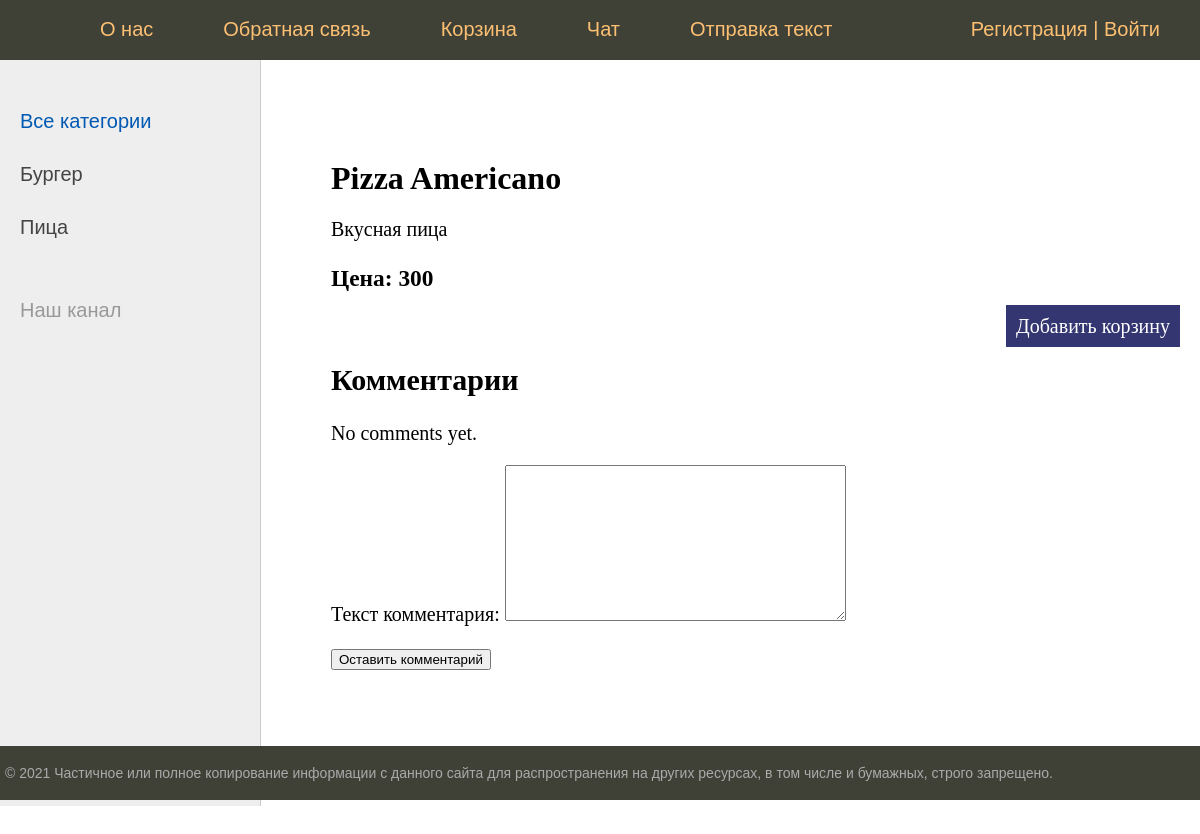
Page /post/pizza-americano/ on the earlier database version.
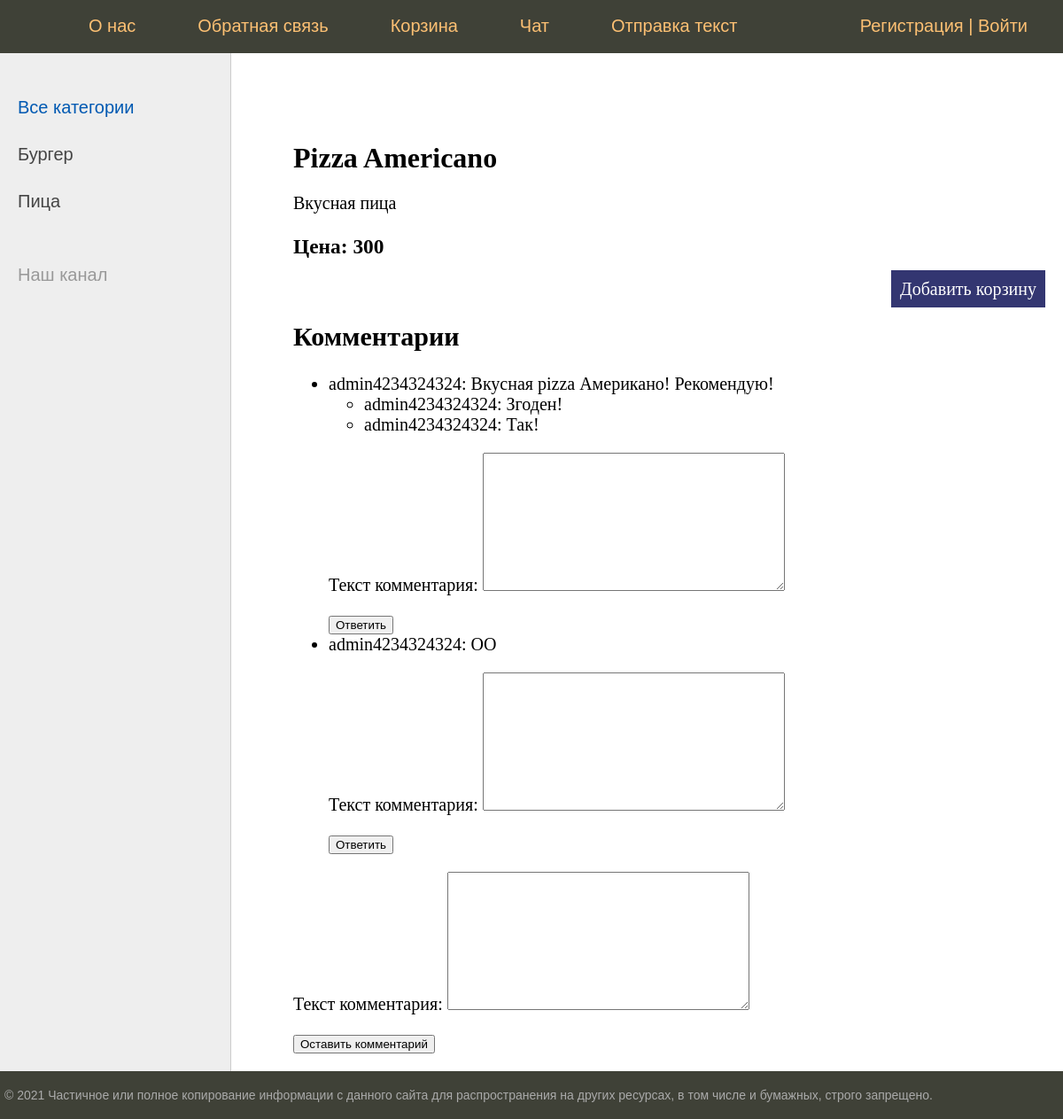
Same page on the later database version.
### core/models.py (models this page shows, shortened)
class Category(models.Model):
    name = models.CharField(max_length=100, db_index=True, verbose_name="Категория")
    slug = models.SlugField(max_length=255, unique=True, null=True, db_index=True, verbose_name="URL")
    def get_absolute_url(self):
        return reverse('category', kwargs={'cat_id': self.pk})
    class Meta:
        verbose_name = "Категория"
        verbose_name_plural = 'Категория'
        ordering = ['name']

class Food(models.Model):
    title = models.CharField(max_length=255, verbose_name="Названия")
    content = models.TextField(blank=True, verbose_name="Описания")
    price = models.IntegerField(null=True, verbose_name="Цена")
    slug = models.SlugField(max_length=255, unique=True, null=True, db_index=True, verbose_name="URL")
    photo = models.ImageField(upload_to='photos/%Y/%m/%d', verbose_name="Фото")
    time_create = models.DateTimeField(auto_now_add=True, verbose_name="Время создание")
    time_upload = models.DateTimeField(auto_now=True, verbose_name="Время изменения")
    category = models.ForeignKey('Category', on_delete=models.PROTECT, null=True, verbose_name="Категория")
    class Meta:
        verbose_name = "Меню"
        verbose_name_plural = 'Меню'
        ordering = ['title']

class Comment(models.Model):
    user = models.ForeignKey(User, on_delete=models.CASCADE)
    food = models.ForeignKey(Food, related_name='comments', on_delete=models.CASCADE)
    text = models.TextField(verbose_name="Текст комментария")
    created_date = models.DateTimeField(auto_now_add=True, verbose_name="Дата создания")
    approved_comment = models.BooleanField(default=False)

class Reply(models.Model):
    user = models.ForeignKey(User, on_delete=models.CASCADE)
    comment = models.ForeignKey(Comment, related_name='replies', on_delete=models.CASCADE)
    text = models.TextField(verbose_name="Текст ответа")
    created_date = models.DateTimeField(auto_now_add=True, verbose_name="Дата создания")

### core/views.py (the view)
# urls.py: path('post/<slug:post_slug>/', cache_page(60)(ShowPost.as_view()), name='post'),
class ShowPost(DataMixin, DetailView):
    model = Food
    template_name = 'core/post.html'
    context_object_name = 'post'
    def get_context_data(self, *, object_list=None, **kwargs):
        context = super().get_context_data(**kwargs)
        c_def = self.get_user_context(title="")
        context['comments'] = self.object.comments.all()
        context['form'] = CommentForm()
        return context | c_def
    def get_object(self, queryset=None):
        post_slug = self.kwargs['post_slug']
        return Food.objects.get(slug=post_slug)
    def post(self, request, *args, **kwargs):
        form = CommentForm(request.POST)
        if form.is_valid():
            comment = form.save(commit=False)
            comment.user = request.user
            comment.food = self.get_object()
            comment.save()
            return redirect('post', post_slug=self.get_object().slug)
        context = self.get_context_data()
        context['form'] = form
        return self.render_to_response(context)

### core/forms.py
class CommentForm(forms.ModelForm):
    class Meta:
        model = Comment
        fields = ['text']

### core/utils.py (called while the page is built)
    def get_user_context(self, **kwargs):
        context = kwargs
        cats = cache.get("cats")
        if not cats:
            cats = Category.objects.all()
            cache.set("cats", cats, 15)
        user_menu = menu.copy()
        if not self.request.user.is_authenticated:
            user_menu.pop(1)
        context['menu'] = user_menu
        context['cats'] = cats
        if 'cat_selected' not in context:
            context['cat_selected'] = 0
        return context

### core/templates/core/post.html (shortened to what this page needs)
{% extends 'core/base.html' %}
{% block content %}
<h1>{{post.title}}</h1>
{{post.content|linebreaks}}
    <h3>Цена: {{post.price}}</h3>
<p class="link-read-post"><a href="{% url 'add_to_cart' post.id %}">Добавить корзину</a></p>
<h2>Комментарии</h2>
{% if comments %}
    <ul>
        {% for comment in comments %}
            <li>
                {{ comment.user.username }}: {{ comment.text }}
                {% if comment.replies.all %}
                    <ul>
                        {% for reply in comment.replies.all %}
                            <li>{{ reply.user.username }}: {{ reply.text }}</li>
                        {% endfor %}
                    </ul>
                {% endif %}
                <form method="POST" action="{% url 'reply_create' pk=comment.pk %}">
                    {{ form.as_p }}
                    <button type="submit">Ответить</button>
                </form>
            </li>
        {% endfor %}
    </ul>
{% else %}
    <p>No comments yet.</p>
{% endif %}
<form method="POST" action="{% url 'comment_create' post_slug=post.slug %}">
    {{ form.as_p }}
    <button type="submit">Оставить комментарий</button>
</form>
{% endblock %}

### core/templates/core/base.html (shortened to what this page needs)
{% load static %}
<!DOCTYPE html>
<html>
<head>
	<link type="text/css" href="{% static 'core/css/styles.css' %}" rel="stylesheet" />
</head>
<body>
<table class="table-page" border=0 cellpadding="0" cellspacing="0">
<tr><td valign=top>
{% block mainmenu %}
		<div class="header">
			<ul id="mainmenu" class="mainmenu">
			<li class="logo"><a href="{% url 'home' %}"><div class="logo"></div></a></li>
{% for m in menu %}
		<li><a href="{% url m.url_name %}">{{m.title}}</a></li>
{% endfor %}
			{% if request.user.is_authenticated %}
			<li class="last"> {{user.username}} | <a href="{% url 'logout' %}">Выйти</a></li>
			{% else %}
			<li class="last"><a href="{% url 'register' %}">Регистрация</a> | <a href="{% url 'login' %}">Войти</a></li>
			{% endif %}
			</ul>
		</div>
{% endblock mainmenu %}
<table class="table-content" border=0 cellpadding="0" cellspacing="0">
<tr>
	<td valign="top" class="left-chapters">
	<ul id="leftchapters">
{% if cat_selected == 0 %}
		<li class="selected">Все категории</li>
{% else %}
		<li><a href="{% url 'home' %}">Все категории</a></li>
{% endif %}
{% for c in cats %}
		{% if c.slug == cat_selected %}
			<li class="selected">{{c.name}}</li>
		{% else %}
			<li><a href="{{ c.get_absolute_url }}">{{c.name}}</a></li>
		{% endif %}
{% endfor %}
		<li class="share">
		<p>Наш канал</p>
		<a class="share-yt" href="https://www.youtube.com/channel/UClJzWfGWuGJL2t-3dYKcHTA/playlists" target="_blank" rel="nofollow"></a>
		</li>
	</ul>
</td>
<td valign="top" class="content">
	<div class="content-text">
	{% block content %}
	{% endblock %}
	</div>
</td></tr></table>
</td></tr>
<tr><td valign=top>
	<div id="footer">
		<p>&copy; 2021 Частичное или полное копирование информации с данного сайта для распространения на других ресурсах, в том числе и бумажных, строго запрещено.</p>
	</div>
</td></tr></table>
</body>
</html>

### core/static/core/css/styles.css (style rules this page uses)
html, body { font-family: 'Arial'; margin: 0; padding: 0; height: 100%; width: 100%; color: #444; }
a { color: #0059b2; text-decoration: none; }
p.link-read-post { text-align: right; }
p.link-read-post a { padding: 10px; min-width: 100px; background: #333671; color: #fff; text-decoration: none; }
.table-page { width: 100%; height: 100%; vertical-align: top; }
.table-page tr { height: 100%; }
.header { background: #3F4137; height: 60px; }
.logo { background: url('../images/logo.png') no-repeat 10px 5px; width: 70px; height: 60px; }
ul.mainmenu { list-style: none; margin: 0; padding: 0; height: 60px; color: #fdc073; font-size: 20px; overflow: hidden; }
ul.mainmenu li { float: left; margin: 18px 40px 0 30px; }
ul.mainmenu li.logo { margin: 0; }
ul.mainmenu li.last { float: right; }
ul.mainmenu li a { color: #fdc073; text-decoration: none; }
.table-content { width: 100%; min-height: 100%; height: 100%; }
.left-chapters { margin: 0; background: #eee; border-right: 1px solid #ccc; min-height: 100%; }
.left-chapters ul { width: 230px; min-height: 100%; margin: 0; padding: 20px 10px 10px 20px; list-style: none; font-size: 20px; }
.left-chapters ul li { margin: 30px 0 0 0; color: #999; }
.left-chapters ul li.selected { color: #0059b2; }
.left-chapters ul li a { color: #444; text-decoration: none; }
.left-chapters ul li.share { margin: 60px 0 0 0; }
.left-chapters ul li.share p { margin: 30px 0 30px 0; }
.left-chapters ul li.share a { display: inline-block; width: 40px; height: 40px; margin: 0 20px 0 0; }
.left-chapters ul li.share a.share-yt { width: 100%; height: 30px; background: url('../images/share_yt.png') no-repeat 0 0 }
.content { padding: 40px 20px 20px 40px; width: 100%; box-sizing: border-box; }
.content-text { margin: 60px 0 0 30px; color: #000; font-size: 20px; font-family: Yandex Sans Display Light; }
.content-text h1 { font-size: 32px; }
#footer { box-sizing: border-box; background: #3F4137; padding: 5px; color: #aaa; font-size: 14px; font-family: Verdana, Geneva, Arial, Helvetica; text-align: left; overflow: hidden; }

Differences in the rows shown:
added Comment: user.username "admin4234324324", text "Вкусная pizza Американо! Рекомендую!"
added Reply: user.username "admin4234324324", text "Згоден!"
added Reply: user.username "admin4234324324", text "Так!"
added Comment: user.username "admin4234324324", text "ОО"
Other differences:
text no longer shown: "No comments yet."
